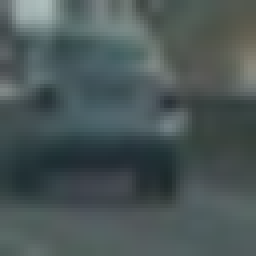
#> input picture data/vehicles/GTI_Far/image0024.png, 64 x 64 px (shown 4 times larger); its folder holds only this picture in this run
$ jupyter execute --allow-errors 'Vehicle Detection and tracking.ipynb'   (shell and % lines are left out)   (older library calls are emulated)
#> lines starting #> are read from the running program, lines starting #| are printed output that depends on the picture; after the words box and inside, x2 and y2 are one past the last pixel; in counts of white or black regions, pixels touching at a corner belong together
# Experiments for Vehicle Detection and Tracking

This notebook is basically a notebook with several experiments made with just a few images/small dataset for the project. The codes in the cells is later used for the final python programm, but variations of course will appear.

[cell 1]
import cv2
import numpy as np
import matplotlib.image as mpimg
import matplotlib.pyplot as plt
from skimage.feature import hog

# Helper functions:
# [6 lines left out: function draw_boxes, not called in this run]

def color_hist(img, nbins=32, bins_range=(0, 256)):
    # Compute the histogram of the RGB channels separately
    rhist = np.histogram(img[:,:,0], bins=nbins, range=bins_range)
    ghist = np.histogram(img[:,:,1], bins=nbins, range=bins_range)
    bhist = np.histogram(img[:,:,2], bins=nbins, range=bins_range)
    # Generating bin centers
    bin_edges = rhist[1]
    bin_centers = (bin_edges[1:]  + bin_edges[0:len(bin_edges)-1])/2
    # Concatenate the histograms into a single feature vector
    hist_features = np.concatenate((rhist[0], ghist[0], bhist[0]))
    # Return the individual histograms, bin_centers and feature vector
    return rhist, ghist, bhist, bin_centers, hist_features

# [5 lines left out: function bin_spatial, not called in this run]

def data_look(car_list, notcar_list):
    data_dict = {}
    # Define a key in data_dict "n_cars" and store the number of car images
    data_dict["n_cars"] = len(car_list)
    # Define a key "n_notcars" and store the number of notcar images
    data_dict["n_notcars"] = len(notcar_list)
    # Read in a test image, either car or notcar
    # Define a key "image_shape" and store the test image shape 3-tuple
    image = mpimg.imread(car_list[0])
#> image is the input picture: shape (64, 64, 3) float32; mean R, G, B 0.292, 0.34, 0.341
    data_dict["image_shape"] = image.shape
    # Define a key "data_type" and store the data type of the test image.
    data_dict["data_type"] = image.dtype
    # Return data_dict
    return data_dict

def get_hog_features(img, orient, pix_per_cell, cell_per_block, vis=False, feature_vec=True):
    if vis == True:
        features, hog_image = hog(img, orientations=orient, pixels_per_cell=(pix_per_cell, pix_per_cell), cells_per_block=(cell_per_block, cell_per_block), visualise=vis, feature_vector=feature_vec)
        return features, hog_image
    else:
        # Use skimage.hog() to get features only
        features = hog(img, orientations=orient, pixels_per_cell=(pix_per_cell, pix_per_cell), cells_per_block=(cell_per_block, cell_per_block), visualise=vis, feature_vector=feature_vec)
        return features

def scale_features(features):
    from sklearn.preprocessing import StandardScaler
    # Fit a per-column scaler
    X_scaler = StandardScaler().fit(features)
    # Apply the scaler to X
    scaled_X = X_scaler.transform(features)
    return scaled_X, X_scaler

def extract_features(imgs, cspace='RGB', spatial_size=(32, 32),
                        hist_bins=32, hist_range=(0, 256),
                        orient=9, pix_per_cell=8, cell_per_block=2,
                        hog_channel="ALL", vis=False, feature_vec=True,
                        use_spacial=True, use_hist=True, use_hog=True):
    # Create a list to append feature vectors to
    features = []
    for image in imgs:
        img = mpimg.imread(image)
        imgcopy = img.copy()
        f = extract_features_img(imgcopy, cspace=cspace, spatial_size=spatial_size,
                                 hist_bins=hist_bins, hist_range=hist_range, orient=orient,
                                 pix_per_cell=pix_per_cell, cell_per_block=cell_per_block,
                                 hog_channel=hog_channel, vis=vis, feature_vec=feature_vec,
                                 use_spacial=use_spacial, use_hist=use_hist, use_hog=use_hog)
        #print("f shape:", f.shape)
        features.append(f)
    return features

def extract_features_img(img, cspace='RGB', spatial_size=(32, 32),
                        hist_bins=32, hist_range=(0, 256),
                        orient=9, pix_per_cell=8, cell_per_block=2,
                        hog_channel="ALL", vis=False, feature_vec=True,
                        use_spacial=True, use_hist=True, use_hog=True):
#> called with cspace = 'HSV', spatial_size = (16, 16), hist_bins = 32, hist_range = (0, 256), orient = 9, pix_per_cell = 8, cell_per_block = 2, hog_channel = 'ALL'
    imgcopy = img.copy()
    imgcopy_fixed_res = cv2.resize(imgcopy, (32, 32))
    conversions = ['cv2.COLOR_RGB2HSV', 'cv2.COLOR_RGB2HLS', 'cv2.COLOR_RGB2LUV', 'cv2.COLOR_RGB2BGR']
    conv_pos = ["HSV", "HLS", "LUV", "BRG"]
    if cspace != 'RGB':
        conv = eval(conversions[conv_pos.index(cspace)])
        imgcopy = cv2.cvtColor(imgcopy, conv)
    f1 = bin_spatial(imgcopy, size=spatial_size) if use_spacial else []
#> f1 = []
    _,_,_,_,f2 = color_hist(imgcopy_fixed_res, nbins=hist_bins, bins_range=hist_range) if use_hist else []
#> in color_hist, `bin_edges = rhist[1]`: bin_edges = 33 values from 0 to 256
#> in color_hist, `bin_centers = (bin_edges[1:]  + bin_edges[0:len(bin_edges)-1])/2`: bin_centers = 32 values from 4 to 252
#> in color_hist, `hist_features = np.concatenate((rhist[0], ghist[0], bhist[0]))`: hist_features = 96 values, max 1024 at index 0, min 0 at index 1, mean 32
#> f2 has the same summary as hist_features in color_hist
    f3 = []
    if hog_channel == 'ALL':
        for channel in range(imgcopy_fixed_res.shape[2]):
            f3.append(get_hog_features(imgcopy_fixed_res[:,:,channel],
                                orient, pix_per_cell, cell_per_block,
                                vis=False, feature_vec=True))
#> after the loop, f3 = 3 items
        f3 = np.ravel(f3)
#> f3 = 972 values, max 0.427 at index 868, min 0 at index 87, mean 0.127
    else:
        f3 = get_hog_features(imgcopy_fixed_res[:,:,hog_channel], orient,
                    pix_per_cell, cell_per_block, vis=False, feature_vec=True)
    # [4 lines of commented-out code are left out]
    f = np.concatenate((f1, f2, f3))
#> f = 1068 values, max 1024 at index 0, min 0 at index 1, mean 2.99
    return f

# [5 lines left out: function fit_clf, not called in this run]

## IO Code
Read in images from the data set. The data has a vehicles and non-vehicles folder for the different classes. Within the folders there are subfolders, then .png files within.

[cell 2]
def read_data_set(basepath):
    import os
    vehicle_path = os.path.join(basepath, 'vehicles')
    vehicle_data = read_img_files_from_subfolders(vehicle_path)
    non_vehicle_path = os.path.join(basepath, 'non-vehicles')
    non_vehicle_data = read_img_files_from_subfolders(non_vehicle_path)
    return vehicle_data, non_vehicle_data

def read_img_files_from_subfolders(path):
    import glob
    pattern = path + '/**/*.png'
    files = glob.glob(pattern, recursive=True)
    return files

vehicle_files, non_vehicle_files = read_data_set("../data")
data_look(vehicle_files, non_vehicle_files)

## Feature Extraction
now we have the paths to the dataset we must extract the features for each instance to get a vecture vector, and stack that in a veature matrix and a target vector

[cell 3]
vehicle_features = extract_features(vehicle_files, cspace="HSV", use_spacial=False, spatial_size=(16,16))
#> vehicle_features = 2 items
non_vehicle_features = extract_features(non_vehicle_files, cspace="HSV", use_spacial=False, spatial_size=(16,16))

[cell 4]
print("vehicle_features shape:", vehicle_features[0].shape)
#| vehicle_features shape: (1068,)

[cell 5]
X = np.vstack((vehicle_features + non_vehicle_features)).astype(np.float64)
scaled_X, X_scaler = scale_features(X)

y = np.hstack((np.ones(len(vehicle_features)), np.zeros(len(non_vehicle_features))))
#> y = [1, 1]

## Fit Model and test
now we have the features and the target vector, we can finally train our model. We split the sample into a 20% train, test split

[cell 6]
from sklearn.svm import LinearSVC
from sklearn.model_selection import train_test_split
rand_state = np.random.randint(0, 100)
X_train, X_test, y_train, y_test = train_test_split(
    scaled_X, y, test_size=0.2, random_state=rand_state)
#> y_train = [1]; y_test = [1]
svc = LinearSVC()
#> (the rest of this cell did not finish here and is left out)

[cell 7]
# save the model to disk:
import pickle
with open('svc.p', 'wb') as f:
    pickle.dump(svc, f)

# Sliding Window & Pipeline Experiments
This Notebook is basically a set of experiments for the real detection pipeline. Concretely it uses some test images to experiment and visualize with the sliding window computation strategy, and experiments for finding a suteable threshold for the headmap.

## Helper functions
A set of functions needed for the rest. Ususally I move that into a own python file later and include it ihere, or move it to the bottom...

[cell 8]
import numpy as np
import cv2

def draw_boxes(img, bboxes, color=(0, 0, 255), thick=6):
    imcopy = np.copy(img)
    for bbox in bboxes:
        cv2.rectangle(imcopy, bbox[0], bbox[1], color, thick)
    return imcopy

def slide_window(img, x_start_stop=[None, None], y_start_stop=[None, None],
                    xy_window=(64, 64), xy_overlap=(0.5, 0.5)):
    def cond_set(val, default):
        return val if val is not None else default

    x_start_stop[0] = cond_set(x_start_stop[0], 0)
    x_start_stop[1] = cond_set(x_start_stop[1], img.shape[1])

    y_start_stop[0] = cond_set(y_start_stop[0], 0)
    y_start_stop[1] = cond_set(y_start_stop[1], img.shape[0])

    span = (x_start_stop[1]-x_start_stop[0], y_start_stop[1] - y_start_stop[0])
    step = (int(xy_window[0]*xy_overlap[0]), int(xy_window[1]*xy_overlap[1]))
    shape = (np.int((span[0]-step[0])/step[0]), np.int((span[1]-step[1])/step[1]))
    num = shape[0]*shape[1]
    #print("debug: ", x_start_stop, y_start_stop, span, step, shape, num)
    window_list = []
    for ys in range(shape[1]):
        for xs in range(shape[0]):
            startx = xs*step[0] + x_start_stop[0]
            endx = startx + xy_window[0]
            starty = ys*step[1] + y_start_stop[0]
            endy = starty + xy_window[1]
            window_list.append(((startx, starty), (endx, endy)))
    return window_list

## Find slidning windows
We define sliding windows to search for cars. To not blow the computations we try to minimise the effort, but still have a good detection rate. Therefor we limit the search area to approx. the lower half of the image. Also do be less resolution dependent different sized sliding windows are used who then are all down or upsampled to the same size.

[cell 9]
import matplotlib.pyplot as plt
import matplotlib.image as mpimg

image = mpimg.imread('../test_images/test1.jpg')
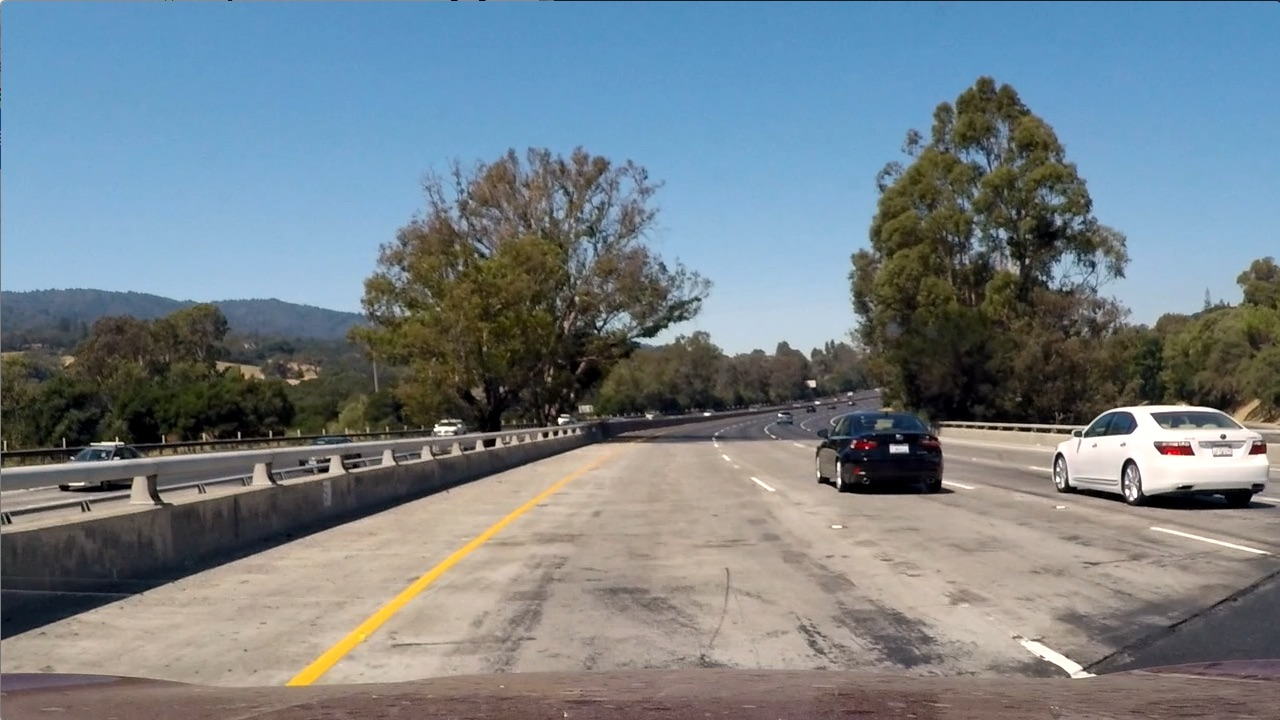
#> input picture test_images/test1.jpg, 1280 x 720 px
#> image is the input picture: shape (720, 1280, 3); mean R, G, B 117.5, 128.7, 135.5
f, axarr = plt.subplots(2, 2, figsize=(20,10))

axarr[0, 0].imshow(image)
axarr[0, 0].set_title('Original Image', fontsize=30)

layer1 = slide_window(image, y_start_stop=[380, None], xy_window=(192,192))
#> layer1 = 24 items
l1img = draw_boxes(image, layer1)
#> the loop in draw_boxes, `for bbox in bboxes:` made 24 passes
#> bbox on passes 1 to 4: ((0, 380), (192, 572)), ((96, 380), (288, 572)), ((192, 380), (384, 572)), ((288, 380), (480, 572))

axarr[0, 1].imshow(l1img)
axarr[0, 1].set_title('Large Vehicles', fontsize=30)

layer2 = slide_window(image, y_start_stop=[380, 650], x_start_stop=[100, 1200], xy_window=(128,128))
#> layer2 = 48 items
l2img = draw_boxes(image, layer2)
#> call 2 of draw_boxes, with color = (0, 0, 255), thick = 6
#> the loop in draw_boxes (call 2), `for bbox in bboxes:` made 48 passes
#> bbox on passes 1 to 4: ((100, 380), (228, 508)), ((164, 380), (292, 508)), ((228, 380), (356, 508)), ((292, 380), (420, 508))
#> after the loop in draw_boxes (call 2), `for bbox in bboxes:`:
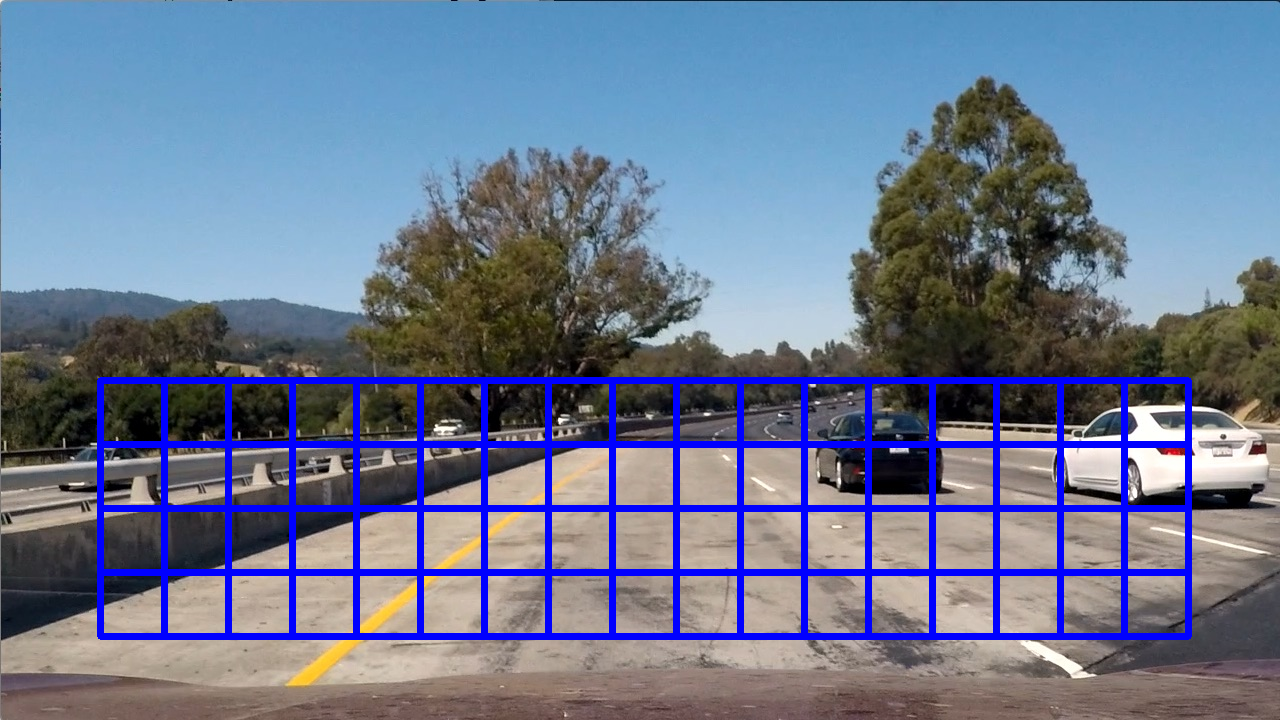
#> imcopy: shape (720, 1280, 3); 7.27% of pixels changed, all inside (x1, y1, x2, y2) = (97, 377, 1192, 640)

axarr[1, 0].imshow(l2img)
axarr[1, 0].set_title('Medium Vehicles', fontsize=30)

layer3 = slide_window(image, y_start_stop=[380, 500], x_start_stop=[250, 1050], xy_window=(64,64))
#> layer3 = 48 items
l3img = draw_boxes(image, layer3)
#> call 3 of draw_boxes, with color = (0, 0, 255), thick = 6
#> the loop in draw_boxes (call 3), `for bbox in bboxes:` made 48 passes
#> bbox on passes 1 to 4: ((250, 380), (314, 444)), ((282, 380), (346, 444)), ((314, 380), (378, 444)), ((346, 380), (410, 444))
#> after the loop in draw_boxes (call 3), `for bbox in bboxes:`:
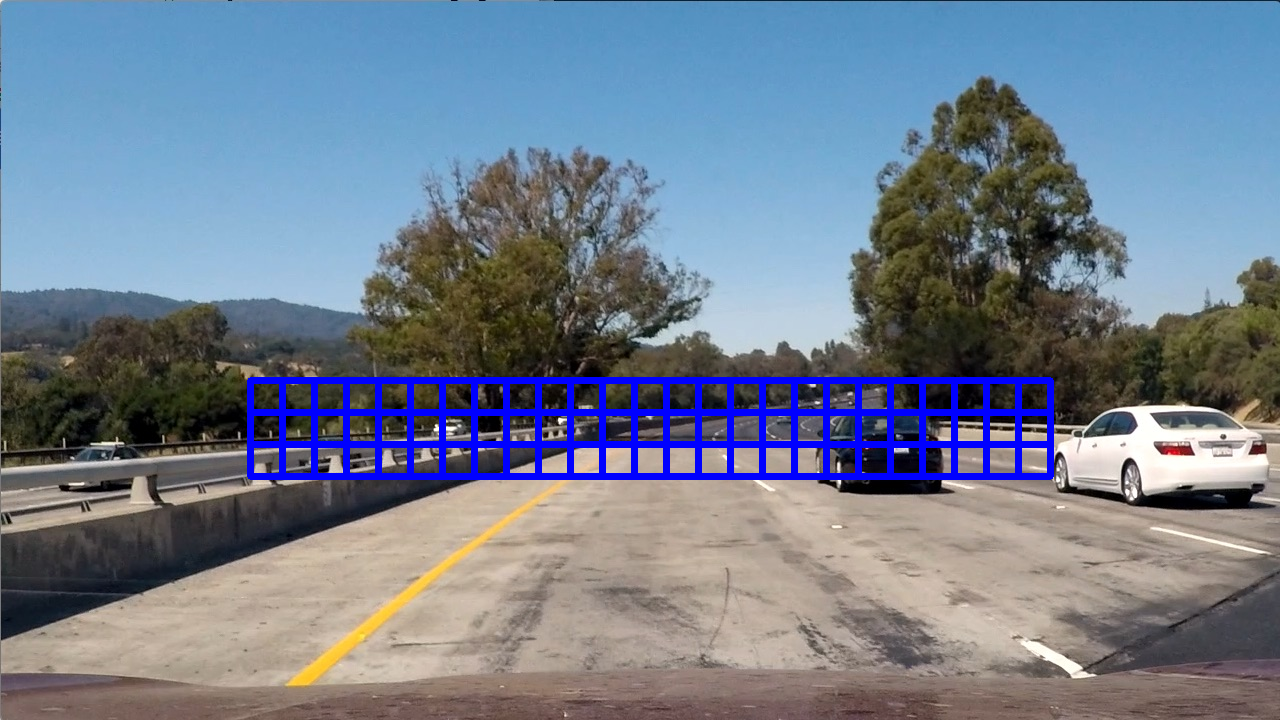
#> imcopy: shape (720, 1280, 3); 3.93% of pixels changed, all inside (x1, y1, x2, y2) = (247, 377, 1054, 480)

axarr[1, 1].imshow(l3img)
axarr[1, 1].set_title('Small Vehicles', fontsize=30)

[cell 10]
layer1 = slide_window(image, y_start_stop=[380, None], xy_window=(192,192))
layer2 = slide_window(image, y_start_stop=[380, 650], x_start_stop=[100, 1200], xy_window=(128,128))
layer3 = slide_window(image, y_start_stop=[380, 500], x_start_stop=[250, 1050], xy_window=(64,64))
all_layers = layer1 + layer2 + layer3
#> all_layers = 120 items

all_img = draw_boxes(image, all_layers)
#> call 4 of draw_boxes, with color = (0, 0, 255), thick = 6
#> the loop in draw_boxes (call 4), `for bbox in bboxes:` made 120 passes
#> after the loop in draw_boxes (call 4), `for bbox in bboxes:`:
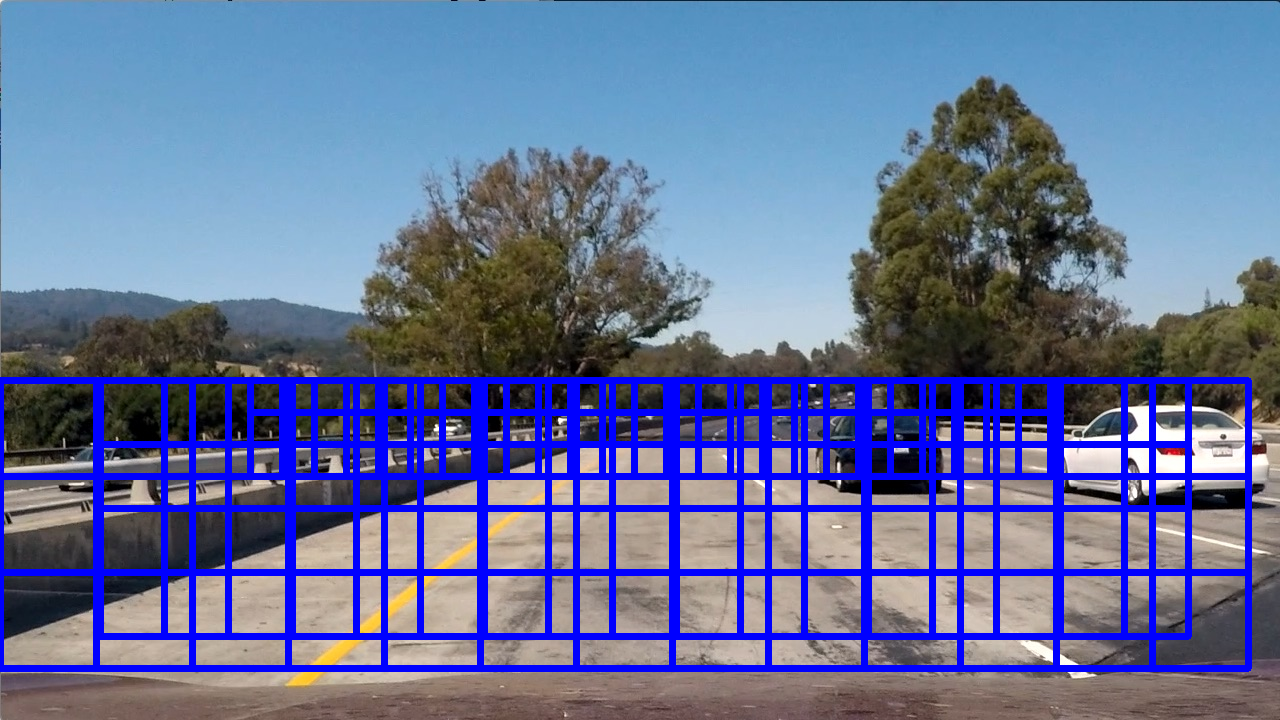
#> imcopy: shape (720, 1280, 3); 13.38% of pixels changed, all inside (x1, y1, x2, y2) = (0, 377, 1252, 672)
plt.imshow(all_img)

[cell 11]
def search_windows(img, windows, clf, scaler, color_space='RGB',
                    spatial_size=(32, 32), hist_bins=32,
                    hist_range=(0, 256), orient=9,
                    pix_per_cell=8, cell_per_block=2,
                    hog_channel="ALL", spatial_feat=True,
                    hist_feat=True, hog_feat=True):
    #1) Create an empty list to receive positive detection windows
#> called with color_space = 'RGB', spatial_size = (32, 32), hist_bins = 32, hist_range = (0, 256), orient = 9, pix_per_cell = 8, cell_per_block = 2, hog_channel = 'ALL'
    on_windows = []
    #2) Iterate over all windows in the list
    for window in windows:
        #3) Extract the test window from original image
        test_img = cv2.resize(img[window[0][1]:window[1][1], window[0][0]:window[1][0]], (64, 64))
        #4) Extract features for that window using single_img_features()
        features = extract_features_img(test_img, cspace="HSV", use_spacial=False, spatial_size=(16,16))
        #5) Scale extracted features to be fed to classifier
        test_features = scaler.transform(np.array(features).reshape(1, -1))
        #6) Predict using your classifier
        prediction = clf.predict(test_features)
        #7) If positive (prediction == 1) then save the window
        if prediction == 1:
            on_windows.append(window)
#> this loop made 1 pass
#> (window, conv_pos in extract_features_img, conv in extract_features_img) on pass 1: (((0, 380), (192, 572)), ['HSV', 'HLS', 'LUV', 'BRG'], 41)
#> pass 1, in extract_features_img (call 3), `imgcopy_fixed_res = cv2.resize(imgcopy, (32, 32))`:
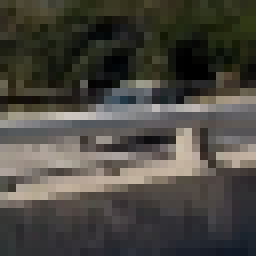
#> imgcopy_fixed_res: shape (32, 32, 3) (shown 8 times larger); mean R, G, B 74.2, 71.6, 64.8
#> after the loop, on_windows = []
    #8) Return windows for positive detections
    return on_windows

#> (the rest of this cell did not finish here and is left out)
